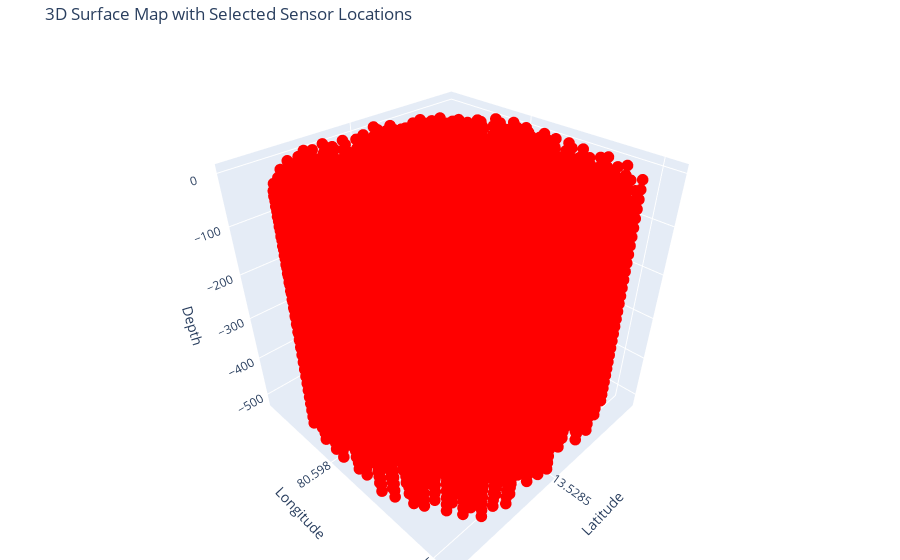

Notebook source saved alongside this figure:
### Code cell
fig = go.Figure()

# Add surface map
fig.add_trace(go.Surface(
    x=df['Latitude'], y=df['Longitude'], z=df['Depth'],
    colorscale='turbo',
    opacity=1,
    showscale=False
))

# Add selected sensors as scatter plot
fig.add_trace(go.Scatter3d(
    x=selected_sensor['Latitude'], y=selected_sensor['Longitude'], z=selected_sensor['Depth'],
    mode='markers',
    marker=dict(
        size=4,
        color='red',
        symbol='circle'
    ),
    name='Selected Sensors'
))

# Customize layout
fig.update_layout(
    title='3D Surface Map with Selected Sensor Locations',
    scene=dict(
        xaxis_title='Latitude',
        yaxis_title='Longitude',
        zaxis_title='Depth',
    ),
    margin=dict(l=0, r=0, b=0, t=40)
)

# Show the plot
fig.show()

### Figure 1 — Plotly figure (JSON) as saved in the notebook; plotly's stock layout.template omitted (floating-point values rounded to 4 significant figures; data arrays with more than 128 entries replaced by an {"elided": "..."} marker saying what was removed)
{"data": [{"colorscale": [[0, "#30123b"], [0.07143, "#4145ab"], [0.1429, "#4675ed"], [0.2143, "#39a2fc"], [0.2857, "#1bcfd4"], [0.3571, "#24eca6"], [0.4286, "#61fc6c"], [0.5, "#a4fc3b"], [0.5714, "#d1e834"], [0.6429, "#f3c63a"], [0.7143, "#fe9b2d"], [0.7857, "#f36315"], [0.8571, "#d93806"], [0.9286, "#b11901"], [1, "#7a0402"]], "opacity": 1, "showscale": false, "type": "surface", "x": {"elided": "416 float values"}, "y": {"elided": "416 float values"}, "z": {"elided": "416 int values"}}, {"marker": {"color": "red", "size": 4, "symbol": "circle"}, "mode": "markers", "name": "Selected Sensors", "type": "scatter3d", "x": {"elided": "12046 float values"}, "y": {"elided": "12046 float values"}, "z": {"elided": "12046 float values"}}], "layout": {"margin": {"b": 0, "l": 0, "r": 0, "t": 40}, "scene": {"xaxis": {"title": {"text": "Latitude"}}, "yaxis": {"title": {"text": "Longitude"}}, "zaxis": {"title": {"text": "Depth"}}}, "title": {"text": "3D Surface Map with Selected Sensor Locations"}}}
